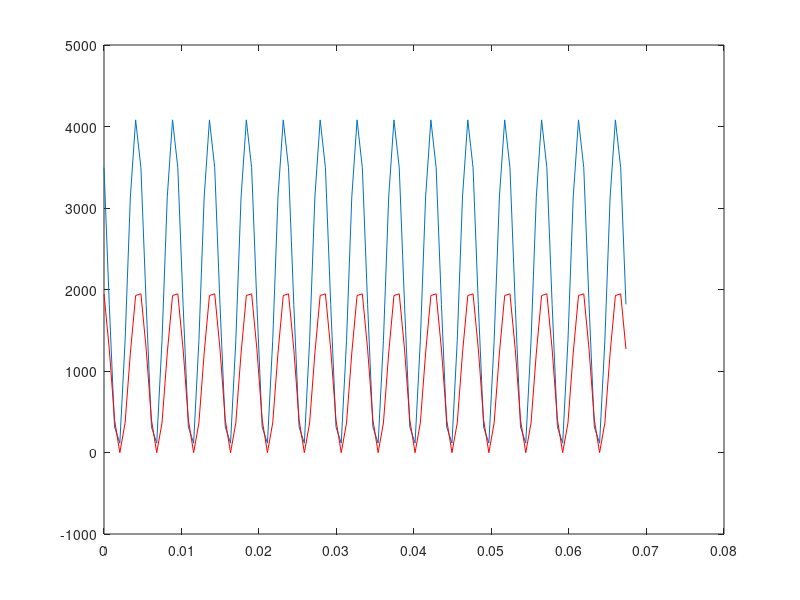

Write the MATLAB code that produced this figure.
%JOSU S UDAONDO 


%%finding the frequency of random tone with noise 

clear all
clc
close all
n=0:99;%NUMBER OF SAMPLES
T=1/1470;%SAMPLING FREQUENCY

fil=[];% ARRAY USED FOR STORING DESIRED SIGNAL

int=7

f=1470/int;%FREQUENCY OF SIGNAL

phi=pi/4;

A=2047;

exact1=A+A*cos(2.*pi.*f.*n.*T + phi);%SIGNAL
c=exact1;

% delay=0.8.*cos(2.*pi.*f.*(n-32).*T);%DELAYED SIGNAL
% 
% delay=exact1+delay;%CORRUPTED SIGNAL


%%%%%%%%%%%%%%%ALLL BEFORE THIS IS ASSUMED UNKNOWN%%%%%%%%%%%%%%%%%%%%%%%%

%all i have is delay% n number of samples and T%%%

n=0:99;%NUMBER OF SAMPLES
T=1/1470;%SAMPLING FREQUENCY

k=max(c);%%% FIRST SAMPLE
for i=2:99 %GO THROUGH DATA
    if k==c(i) %CHECK IF THE POINT HAS REPEATED
        L=i;
        break
    end
end
 

z=0;%counter 

 
for i=L+1:99 %GO THROUGH DATA
    if c(i)>=(k-0.005*4095) && c(i)<=(k+0.005*4095)%%CHECK IF THE POINT HAS REPEATED
        z=z+1;%IF SO INCREMENT Z
    end
    
    if z==1 %IF SAMPLE HAS NOT OCCURED MORE THAN ONCE 
        break
    end 
end
 

%%%% I IS NOW THE NUMBER OF SAMPLES THAT HAS PASSED SINCE THEN

time=(i-L)*T%%%TIME PASSED SUBCTRACT ONE DUE TO LOOP

Frequency=1/time %%% FREQUENCY NOW FOUND

%%%%%MUST BE MULTIPLES OF SAMPLING FREQUENCY%%%%%%%%%%%%%%


%%%%%%%%%%%%%%%%FINDING AMPLITUDE n PHASE%%%%%%%%%%%%%%%%%%%%%%%%%%

%%KNOWN VALUES
n=0:99;%NUMBER OF SAMPLES
T=1/1470;%SAMPLING FREQUENCY
Frequency;%FREQUENCY FOUND


Amplitude=max(c)/2; %%%%%%%max will be equal to Acos(0) or just A

x=(1/(2*Frequency))/T%%%% finding pi
x=floor(x)
E2=c(x);%%%%%Acos(pi+phi)

phase=abs(acos(-E2))/2 %%%% i need to take magnitude to find phase




%%%%%%%%%%%%%%%%%%%%%%%%%%%%%%ALGORITHIM%%%%%%%%%%%%%%%%%%%%%%%%%%%%%%%%%%
found=Amplitude*cos(2.*pi.*Frequency.*n.*T + phase)/2 + Amplitude/2;%% cos i found

fil=[];% ARRAY USED FOR STORING DESIRED SIGNAL

d1=[];%USED TO FIND EXACT 

nu=0.1;%CHOSEN STEP SIZE

%%%%%%%%%%%%%%%%%%%%%%WEIGHTS%%%%%%%%%%%%%%%%%%%%%%%%%%%%%%%%%%%%%%%%%%
ww=[0,0,0];%INTIAL VALUES
ww1=[0,0,0];%INTIAL VALUES
ww2=[0,0,0];%INITAL VALUES


final=[];%USED FOR y(n)


%HA ALGORITHIM
for i=3:100
en(i)=found(i)-ww(i)*found(i)-ww1(i)*found(i-1)-ww2(i)*found(i-2);%ERROR SGNAL S-(S+E)
nu=2*(found(i)^2+found(i-1)^2+found(i-2)^2);%STEP SIZE USED 
nu=1/nu;%PART OF THE ALGO FOR STEP SIZE
%CALCULATING WEIGHTS
ww(1+i)=(ww(i)+nu*en(i)*found(i));
ww1(1+i)=ww1(i)+nu*en(i)*found(i-1);
ww2(1+i)=(ww2(i)+nu*en(i)*found(i-2));
end  


%%%%%%%%%%%FINDING y(n) USING FINAL WEIGHTS FOUND%%%%%%%%%%%%%%%%%%%%%%
fil=[fil;-ww(100)];
fil=[fil;-ww1(100)];
fil=[fil;-ww2(100)];

%%%%%%%%%%%%%%%%%%%%%%%CALCULATING THE FIRST THREE ITERATIONS OF FINAL
%%%%%%%%%%%%%%%%%%%%%%%ANSWER%%%%%%%%%%%%%%%%%%%%%%%%%%%%%%%%%%%%%%%%%%%%
final=[final;fil(1)*found(1)];
final=[final;fil(1)*found(2)+fil(2)*found(1)];
final=[final;fil(1)*found(3)+fil(2)*found(2)+fil(3)*found(1)];

%%%%%%%%%%%%%%CALCULATING THE FINAL ANSWER%%%%%%%%%%%%%%%%%%%%%%%%%%%%%%%%%
for i=4:100
    a=fil(1)*found(i)+fil(2)*found(i-1)+fil(3)*found(i-2);
    final=[final;a];
end



%%%%%%%%%%CREATING THE AUDIO OF CLEAN SIGNAL%%%%%%%%%%%%%%
% filename = '1000matlab.wav';
% audiowrite(filename,final,1/T);

%plots
n=0:99;
n=n*T; %USED TO KNOW WHAT TIME IT IS

final=final+Amplitude;
plot(n,c);
hold on
plot(n,final,'r');
        
